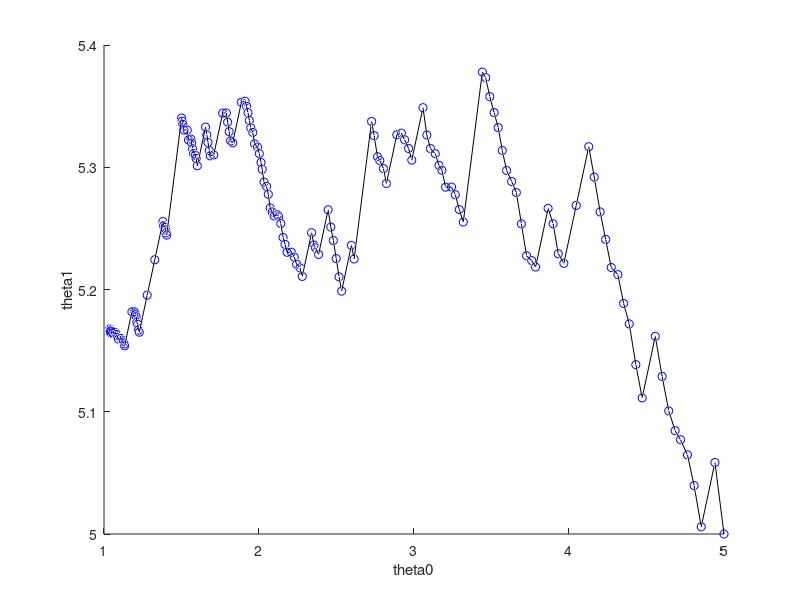
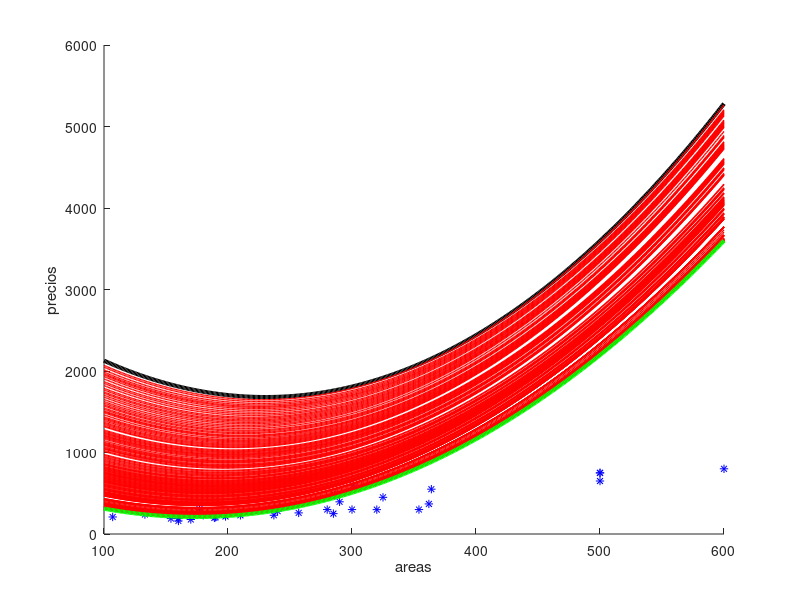
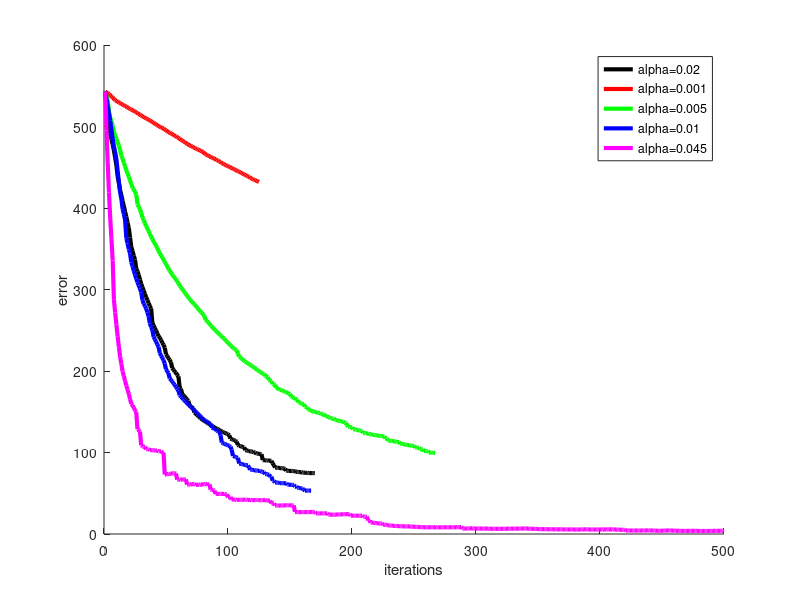

Source code (MATLAB) for these figures, in order:
#!/usr/bin/octave-cli --persist

# --------------------------------------------------------------------
# Interactive mode, showing the contours and the corresponding line
#
# WITH NORMALIZATION AND DATA CENTERING
#
# Implementation of J and gradJ for the general linear case
# --------------------------------------------------------------------

pkg load optim;

# Data stored each sample in a row, where the last row is the label
D=load("escazu32.dat");

# Construct the design matrix with the original data
Xo=[ones(rows(D),1),D(:,1)];

# The outputs vector with the original data
Yo=D(:,4);

# The slope for the data normalization
minArea = min(Xo(:,2));
maxArea = max(Xo(:,2));
mx = 2/(maxArea-minArea);
bx = 1-mx*maxArea;

NM=[1 bx; 0 mx];
X=Xo*NM; # Normalized data to interval -1 to 1
X=[X X(:,2).^2];

# Normalize also the output
minPrice=min(Yo);
maxPrice=max(Yo);
my = 2/(maxPrice-minPrice);
by = 1-my*maxPrice;

Y = my*Yo + by;

# For the inverse mapping we need these:
imy = 1/my;
iby = -by/my;

# Objective function of the parameters theta, requires also the data A
# First create a matrix without the square, where the j-column has
# theta_0 + theta_1*x_1^(j)-y^(j).  Then, square all elements of that matrix
# and finally add up all elements in each row
function res=J(theta,X,Y)
  D=(X*theta'-Y*ones(1,rows(theta)));
  res=0.5*sum(D.*D,1)';
endfunction;

# Gradient of J.
# Analytical solution.
#
# Here assuming that theta has two components only
# For each theta pair (assumed in a row of the theta matrix) it will
# compute also a row with the gradient: the first column is the partial
# derivative w.r.t theta_0 and the second w.r.t theta_1
function res=gradJ(theta,X,Y)
  res=(X'*(X*theta'-Y*ones(1,rows(theta))))';
endfunction;

# Gradient of J.
# Numerical solution.
function resn=gradJn(theta,X,Y)
  # Centered derivatives
  delta=1e-2;
  dx=delta*600;
  dy=delta*2;

  Jtx=(J(theta+ones(rows(theta),1)*[dx,0],X,Y)-J(theta-ones(rows(theta),1)*[dx,0],X,Y))/(2*dx);
  Jty=(J(theta+ones(rows(theta),1)*[0,dy],X,Y)-J(theta-ones(rows(theta),1)*[0,dy],X,Y))/(2*dy);
  
  resn=[Jtx,Jty];
endfunction


# Select the grid to plot the contours and gradients
th0=-0.5:0.05:2;
th1=-0.5:0.05:2;
th2=-0.5:0.05:2;


theta=[th0(:) th1(:) th2(:)];


# Precompute the gradient for the chosen grid
g=gradJ(theta,X,Y);

# Learning rate
alpha = 0.01;




printf("Insert the starting point x, y, z\n");
fflush(stdout);

figure(1);
xlabel("theta0");
ylabel("theta1");
zlabel("theta2");
hold on;
# Wait for mouse click and get the point (t0,t1) in the plot coordinate sys.
#[t0,t1] = ginput(1);
#t0 = -1;
#t1 = -0.2;
#t2 = -0.3;
t0 = input("x = ")
t1 = input("y = ")
t2 = input("z = ")


t=[t0,t1,t2];
gt=gradJ(t,X,Y);
    
# Print some information on the clicked starting point
printf("J(%g,%g)=%g\n",t0,t1,J(t,X,Y));
printf("  GradJ(%g,%g)=[%g,%g]\n",t0,t1,gt(1),gt(2));
fflush(stdout);

# Perform the gradient descent
ts=t; # sequence of t's
errorJ = zeros(1, 2);

#Saves the X and Y values for the future calculations of errorJ
errorX = X;
errorY = Y;

j=0;
for i=[1:500] # max 100 iterations
  tc = ts(rows(ts),:); # Current position
  sample=round(unifrnd(1,rows(X))); # Use one random sample
  gn = gradJ(tc,X(sample,:),Y(sample));  # Gradient at current position
  tn = tc - alpha * gn;# Next position
  ts = [ts;tn];
  
  errorJ = [errorJ;i J(tc,X,Y)];

  if (norm(tc-tn)<0.005)
    j=j+1;
    if (j>5)
      break;
    endif;
  else
    j=0;
  endif;
endfor


# Draw the trajectory
plot3(ts(:,1),ts(:,2),ts(:,3),"k-");
plot3(ts(:,1),ts(:,2),ts(:,3),"ob");

# Paint on a second figure the corresponding line
figure(2);

hold on;

plot(Xo(:,2),Yo,"*b");
xlabel("areas");
ylabel("precios");

areas=100:600;
areanorm = mx*areas+bx;

x=[ones(length(areanorm),1) areanorm' areanorm'.^2];
Y = x*t';

precios = imy*Y+iby;

plot(areas,precios,'k',"linewidth",3);


# and now with the intermediate versions
for (i=[2:rows(ts)])  
  Y = x*ts(i,:)';
  precios = imy*Y+iby;
  plot(areas,precios,'r',"linewidth",1);
endfor;
plot(areas,precios,'g',"linewidth",3);

############ Error for multiples alphas
function errorJ=alphaError(alpha,t,X,Y)
  ts=t; # sequence of t's
  errorJ = zeros(1, 2);

  j=0;
  for i=[1:500] # max 100 iterations
    tc = ts(rows(ts),:); # Current position
    sample=round(unifrnd(1,rows(X))); # Use one random sample
    gn = gradJ(tc,X(sample,:),Y(sample));  # Gradient at current position
    tn = tc - alpha * gn;# Next position
    ts = [ts;tn];
    
    errorJ = [errorJ;i J(tc,X,Y)];

    if (norm(tc-tn)<0.005)
      j=j+1;
      if (j>5)
        break;
      endif;
    else
      j=0;
    endif;
  endfor
  
endfunction

# Paint on a second figure the corresponding line
figure(3);
hold on;
xlabel("iterations");
ylabel("error");

#alpha=0.02
plot(errorJ(2:rows(errorJ),1),errorJ(2:rows(errorJ),2),'k;alpha=0.02;',"linewidth",3);
#alpha=0.001
errorJ=alphaError(0.001,t,errorX,errorY);
plot(errorJ(2:rows(errorJ),1),errorJ(2:rows(errorJ),2),'r;alpha=0.001;',"linewidth",3);
#alpha=0.005
errorJ=alphaError(0.005,t,errorX,errorY);
plot(errorJ(2:rows(errorJ),1),errorJ(2:rows(errorJ),2),'g;alpha=0.005;',"linewidth",3);
#alpha=0.01
errorJ=alphaError(0.01,t,errorX,errorY);
plot(errorJ(2:rows(errorJ),1),errorJ(2:rows(errorJ),2),'b;alpha=0.01;',"linewidth",3);
#alpha=0.045
errorJ=alphaError(0.045,t,errorX,errorY);
plot(errorJ(2:rows(errorJ),1),errorJ(2:rows(errorJ),2),'m;alpha=0.045;',"linewidth",3);